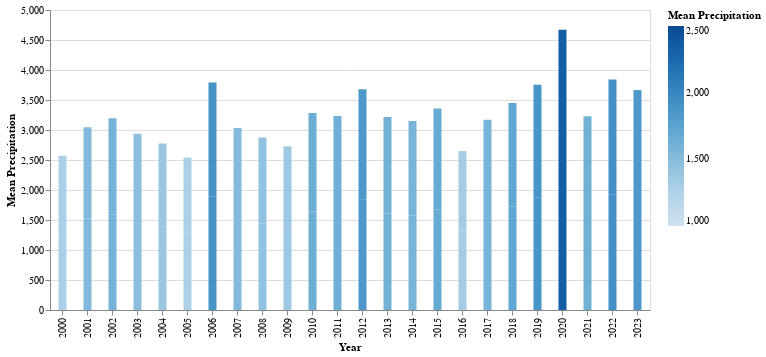

Source (notebook cell):
### Code cell
#bar chart

alt.Chart(df).mark_bar(size=8).encode(
    x='Year:O',
    y='Mean Precipitation:Q',
    color=alt.Color(
        'Mean Precipitation:Q', scale=alt.Scale(scheme='blues', domain=(1000, 2500))),
    tooltip=[
        alt.Tooltip('Year:O', title='Year'),
        alt.Tooltip('Mean Precipitation:Q', title='Average Rainfall')
    ]).properties(width=600, height=300)

### Figure 1 — Vega-Lite specification as saved in the notebook (floating-point values rounded to 4 significant figures)
{"config": {"view": {"continuousWidth": 300, "continuousHeight": 300}}, "data": {"name": "data-399526e8e53d0c973d6cab755bfa963e"}, "mark": {"type": "bar", "size": 8}, "encoding": {"color": {"field": "Mean Precipitation", "scale": {"domain": [1000, 2500], "scheme": "blues"}, "type": "quantitative"}, "tooltip": [{"field": "Year", "title": "Year", "type": "ordinal"}, {"field": "Mean Precipitation", "title": "Average Rainfall", "type": "quantitative"}], "x": {"field": "Year", "type": "ordinal"}, "y": {"field": "Mean Precipitation", "type": "quantitative"}}, "height": 300, "width": 600, "$schema": "https://vega.github.io/schema/vega-lite/v5.17.0.json", "datasets": {"data-399526e8e53d0c973d6cab755bfa963e": [{"Year": 2000, "Mean Precipitation": 1286.0}, {"Year": 2001, "Mean Precipitation": 1524.0}, {"Year": 2002, "Mean Precipitation": 1598.0}, {"Year": 2003, "Mean Precipitation": 1468.0}, {"Year": 2004, "Mean Precipitation": 1387.0}, {"Year": 2005, "Mean Precipitation": 1270.0}, {"Year": 2006, "Mean Precipitation": 1895.0}, {"Year": 2007, "Mean Precipitation": 1516.0}, {"Year": 2008, "Mean Precipitation": 1437.0}, {"Year": 2009, "Mean Precipitation": 1364.0}, {"Year": 2010, "Mean Precipitation": 1643.0}, {"Year": 2011, "Mean Precipitation": 1616.0}, {"Year": 2012, "Mean Precipitation": 1839.0}, {"Year": 2013, "Mean Precipitation": 1608.0}, {"Year": 2014, "Mean Precipitation": 1575.0}, {"Year": 2015, "Mean Precipitation": 1680.0}, {"Year": 2016, "Mean Precipitation": 1324.0}, {"Year": 2017, "Mean Precipitation": 1584.0}, {"Year": 2018, "Mean Precipitation": 1724.0}, {"Year": 2019, "Mean Precipitation": 1878.0}, {"Year": 2020, "Mean Precipitation": 2335.0}, {"Year": 2021, "Mean Precipitation": 1615.0}, {"Year": 2022, "Mean Precipitation": 1921.0}, {"Year": 2023, "Mean Precipitation": 1834.0}, {"Year": 2000, "Mean Precipitation": 1286.0}, {"Year": 2001, "Mean Precipitation": 1524.0}, {"Year": 2002, "Mean Precipitation": 1598.0}, {"Year": 2003, "Mean Precipitation": 1468.0}, {"Year": 2004, "Mean Precipitation": 1387.0}, {"Year": 2005, "Mean Precipitation": 1270.0}, {"Year": 2006, "Mean Precipitation": 1895.0}, {"Year": 2007, "Mean Precipitation": 1516.0}, {"Year": 2008, "Mean Precipitation": 1437.0}, {"Year": 2009, "Mean Precipitation": 1364.0}, {"Year": 2010, "Mean Precipitation": 1643.0}, {"Year": 2011, "Mean Precipitation": 1616.0}, {"Year": 2012, "Mean Precipitation": 1839.0}, {"Year": 2013, "Mean Precipitation": 1608.0}, {"Year": 2014, "Mean Precipitation": 1575.0}, {"Year": 2015, "Mean Precipitation": 1680.0}, {"Year": 2016, "Mean Precipitation": 1324.0}, {"Year": 2017, "Mean Precipitation": 1584.0}, {"Year": 2018, "Mean Precipitation": 1724.0}, {"Year": 2019, "Mean Precipitation": 1878.0}, {"Year": 2020, "Mean Precipitation": 2335.0}, {"Year": 2021, "Mean Precipitation": 1615.0}, {"Year": 2022, "Mean Precipitation": 1921.0}, {"Year": 2023, "Mean Precipitation": 1834.0}]}}
